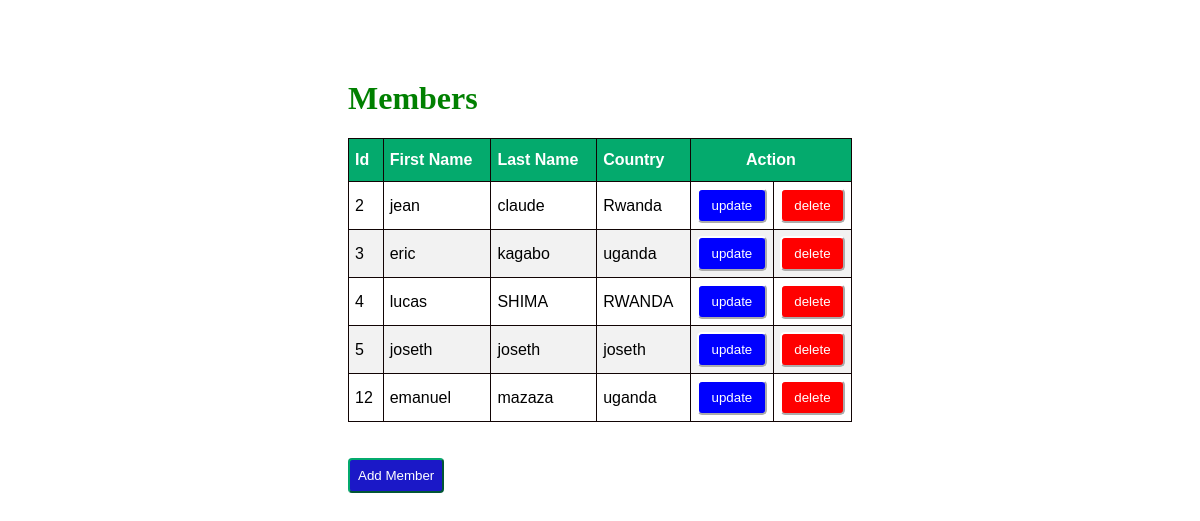
The page / on the database its author committed.
### newapp/models.py (models this page shows)
class Member(models.Model):
    firstname=models.CharField(max_length=100)
    lastname=models.CharField(max_length=100)
    country=models.CharField(max_length=100)

### newapp/views.py (the view)
# urls.py: path('',views.index,name="index"),
def index(request):
    mem=Member.objects.all()
    return render(request, "index.html",{'mem':mem})

### newapp/templates/index.html (shortened to what this page needs)
<!DOCTYPE html>
<html lang="en">
<head>
</head>
{% load static %}
<link rel="stylesheet" href="{% static 'style.css' %}">
<body>
    <div class="container">
        <h1>Members</h1>
        <table id="customers" border="1">
            <thead>
                <th>Id</th>
                <th>First Name</th>
                <th>Last Name</th>
                <th>Country</th>
                <th colspan="2" id="mid">Action</th>
            </thead>
            {% for x in mem %}
            <tr>
                <td>{{x.id}}</td>
                <td>{{x.firstname}}</td>
                <td>{{x.lastname}}</td>
                <td>{{x.country}}</td>
                <td>
                    <a href="update/{{x.id}}"><button id="up">update</button></a>
                </td>
                <td>
                    <a href="delete/{{x.id}}"><button id="del">delete</button></a>
                </td>
            </tr>
            {% endfor %}
        </table>
        <br><br>
        <a href="{% url 'add' %}"><button id="new3">Add Member</button></a>
    </div>
</body>
</html>

### newapp/static/style.css (style rules this page uses)
.container { margin: 80px 240px 60px 240px; padding: 0px 100px 100px 100px; }
#customers { font-family: Arial, Helvetica, sans-serif; border-collapse: collapse; width: 100%; }
#customers td, #customers th { border: 1px solid rgb(17, 4, 4); padding: 6px; }
#customers tr:nth-child(even) { background-color: #f2f2f2; }
#customers th { padding-top: 12px; padding-bottom: 12px; text-align: left; background-color: #04AA6D; color: white; }
#customers #mid { text-align: center; }
#customers #up { background-color: blue; border-color: white; border-radius: 5px; padding: 8px; color: white; }
#customers #del { background-color: red; border-color: white; border-radius: 5px; padding: 8px; color: white; }
#customers button { width: 100%; }
h1 { color: green; }
.container #new3 { padding: 8px; background-color: rgb(27, 24, 199); color: white; border-radius: 4px; border-color: #04AA6D; }

### rows shown on the page
Member: id "2", firstname "jean", lastname "claude", country "Rwanda"
Member: id "3", firstname "eric", lastname "kagabo", country "uganda"
Member: id "4", firstname "lucas", lastname "SHIMA", country "RWANDA"
Member: id "5", firstname "joseth", lastname "joseth", country "joseth"
Member: id "12", firstname "emanuel", lastname "mazaza", country "uganda"
